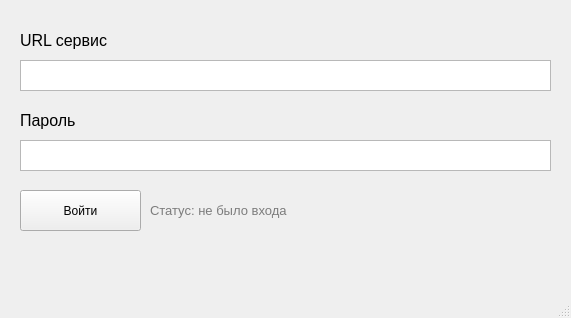
<?xml version="1.0" encoding="UTF-8"?>
<ui version="4.0">
 <class>LoginWindow</class>
 <widget class="QMainWindow" name="LoginWindow">
  <property name="geometry">
   <rect>
    <x>0</x>
    <y>0</y>
    <width>571</width>
    <height>318</height>
   </rect>
  </property>
  <property name="windowTitle">
   <string>MainWindow</string>
  </property>
  <widget class="QWidget" name="loginwidget">
   <widget class="QLabel" name="labelUrlService">
    <property name="geometry">
     <rect>
      <x>20</x>
      <y>20</y>
      <width>131</width>
      <height>41</height>
     </rect>
    </property>
    <property name="text">
     <string>&lt;html&gt;&lt;head/&gt;&lt;body&gt;&lt;p&gt;&lt;span style=&quot; font-size:12pt;&quot;&gt;URL сервис&lt;/span&gt;&lt;/p&gt;&lt;/body&gt;&lt;/html&gt;</string>
    </property>
   </widget>
   <widget class="QLabel" name="labelPassword">
    <property name="geometry">
     <rect>
      <x>20</x>
      <y>100</y>
      <width>131</width>
      <height>41</height>
     </rect>
    </property>
    <property name="text">
     <string>&lt;html&gt;&lt;head/&gt;&lt;body&gt;&lt;p&gt;&lt;span style=&quot; font-size:12pt;&quot;&gt;Пароль&lt;/span&gt;&lt;/p&gt;&lt;/body&gt;&lt;/html&gt;</string>
    </property>
   </widget>
   <widget class="QPushButton" name="loginButton">
    <property name="geometry">
     <rect>
      <x>20</x>
      <y>190</y>
      <width>121</width>
      <height>41</height>
     </rect>
    </property>
    <property name="text">
     <string>Войти</string>
    </property>
   </widget>
   <widget class="QTextEdit" name="textEditUrlService">
    <property name="geometry">
     <rect>
      <x>20</x>
      <y>60</y>
      <width>531</width>
      <height>31</height>
     </rect>
    </property>
   </widget>
   <widget class="QTextEdit" name="textEditPassword">
    <property name="geometry">
     <rect>
      <x>20</x>
      <y>140</y>
      <width>531</width>
      <height>31</height>
     </rect>
    </property>
   </widget>
   <widget class="QLabel" name="labelLoginStatus">
    <property name="geometry">
     <rect>
      <x>150</x>
      <y>190</y>
      <width>281</width>
      <height>41</height>
     </rect>
    </property>
    <property name="text">
     <string>&lt;html&gt;&lt;head/&gt;&lt;body&gt;&lt;p&gt;&lt;span style=&quot; font-size:10pt; color:#7c7c7c;&quot;&gt;Статус: не было входа&lt;/span&gt;&lt;/p&gt;&lt;/body&gt;&lt;/html&gt;</string>
    </property>
   </widget>
  </widget>
  <widget class="QMenuBar" name="menubar">
   <property name="geometry">
    <rect>
     <x>0</x>
     <y>0</y>
     <width>571</width>
     <height>27</height>
    </rect>
   </property>
  </widget>
  <widget class="QStatusBar" name="statusbar"/>
 </widget>
 <resources/>
 <connections/>
</ui>
